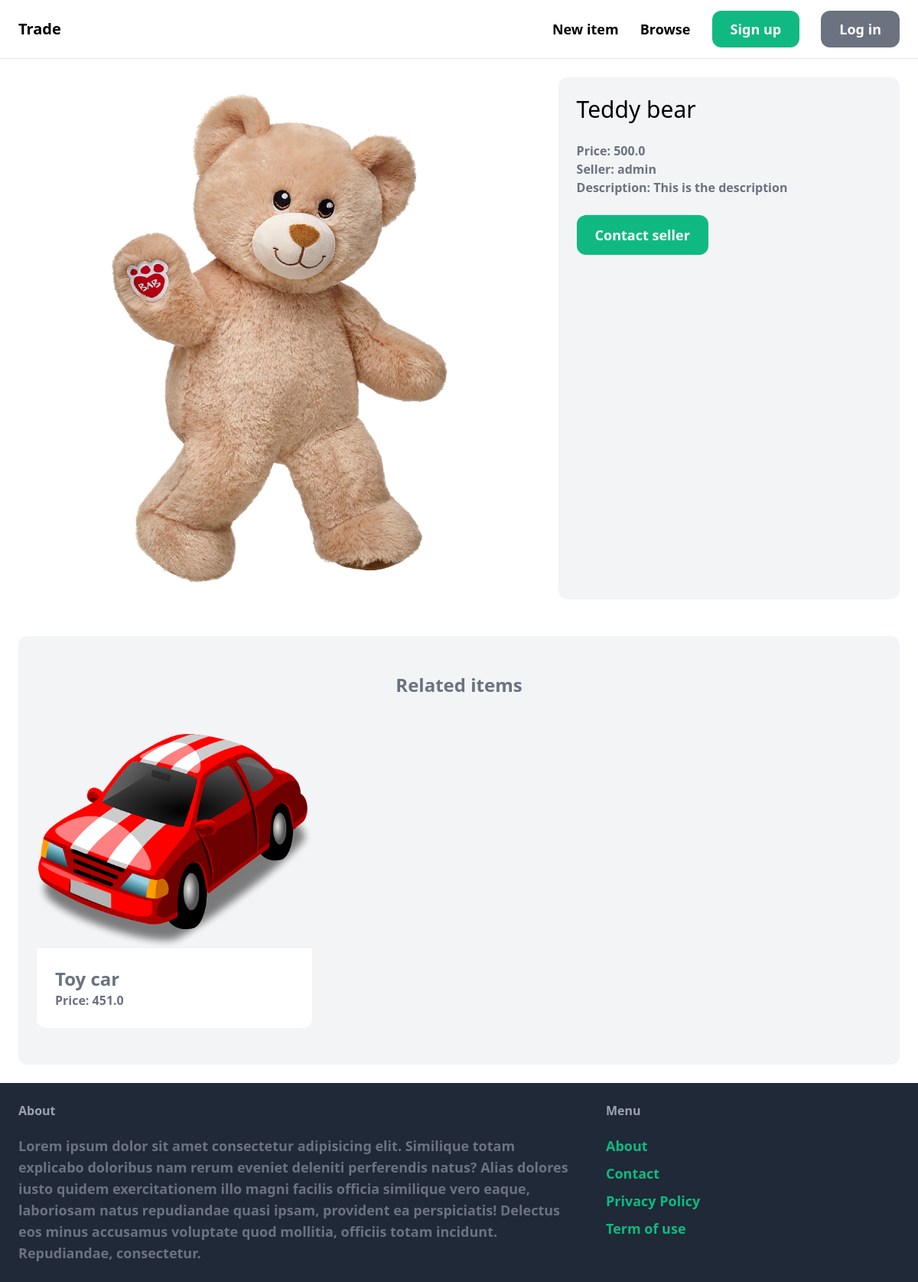
Page /items/1 on the committed database.
### item/models.py (models this page shows, shortened)
class Item(models.Model):
    category = models.ForeignKey(Category, related_name='items', on_delete=models.CASCADE)
    name = models.CharField(max_length=255)
    description = models.TextField(blank=True, null=True)
    price = models.FloatField()
    image = models.ImageField(upload_to='item_images',blank=True, null=True)
    is_sold = models.BooleanField(default=False)
    created_by = models.ForeignKey(User, related_name="items",on_delete= models.CASCADE)
    created_at = models.DateTimeField(auto_now_add=True)

### item/views.py (the view)
# urls.py: path('<int:pk>', views.detail, name='detail'),
def detail(request, pk):
    item = get_object_or_404(Item, pk=pk)
    related_items =Item.objects.filter(category=item.category, is_sold=False).exclude(pk=pk)[0:3]
    return render(request, 'item/detail.html',{
        'item' : item,
        'related_items': related_items,
    })

### item/templates/item/detail.html (shortened to what this page needs)
{% extends "core/base.html" %}
{% block content %}
    <div class="grid grid-cols-5 gap-6">
        <div class="col-span-3">
            <img src="{{ item.image.url}}" class="rounded-xl">
        </div>
        <div class="col-span-2 p-6 bg-gray-100 rounded-xl">
            <h1 class="mb-6 text-3xl">
                {{item.name}}
            </h1>
            <p class="text-gray-500"><strong>Price: {{item.price}}</p>
            <p class="text-gray-500"><strong>Seller: {{item.created_by.username}}</p>
            {% if item.description %}
                <p class="text-gray-700"><strong class="text-gray-500">Description: {{item.description}}</p>
            {% endif %}
            {% if request.user == item.created_by %}
                <div class="mt-6 p-6 bg-white rounded-xl">
                    <p>This is your item!</p>
                    <a href="{% url 'item:edit' item.id %}" class="inline-block mt-6 px-6 py-3 text-lg font-semibold bg-green-500 text-white rounded-xl">Edit</a>
                    <a href="{% url 'item:delete' item.id %}" class="inline-block mt-6 px-6 py-3 text-lg font-semibold bg-red-500 text-white rounded-xl">Delete</a>
                </div>
            {% else %}
                <a href="{% url 'conversation:new' item.id %}" class="inline-block mt-6 px-6 py-3 text-lg font-semibold bg-green-500 text-white rounded-xl hover:bg-green-700">Contact seller</a>
            {% endif %}
        </div>
    </div>
    {% if related_items %}
        <div class="mt-6 px-6 py-12 bg-gray-100 rounded-xl">
            <h2 class="mb-12 text-2xl text-center">Related items</h2>
            <div class="grid grid-cols-3 gap-3">
            {% for item in related_items %}
                <div>
                <a href="{% url 'item:detail' item.id %}">
                    <div>
                        <img src="{{item.image.url}}" class="rounded-t-xl">
                    </div>
                    <div class="p-6 bg-white rounded-b-xl">
                        <h2 class="text-2xl">{{ item.name}}</h2>
                        <p class="text-gray-500">Price: {{item.price}}</p>
                    </div>
                </a>
                </div>
            {% endfor %}
            </div>
        {% endif %}
    </div>
{% endblock content %}

### rows in the picture
Item: image (picture), name "Teddy bear", price "500.0", created_by.username "admin", description "This is the description"
Item: image (picture), name "Toy car", price "451.0"
